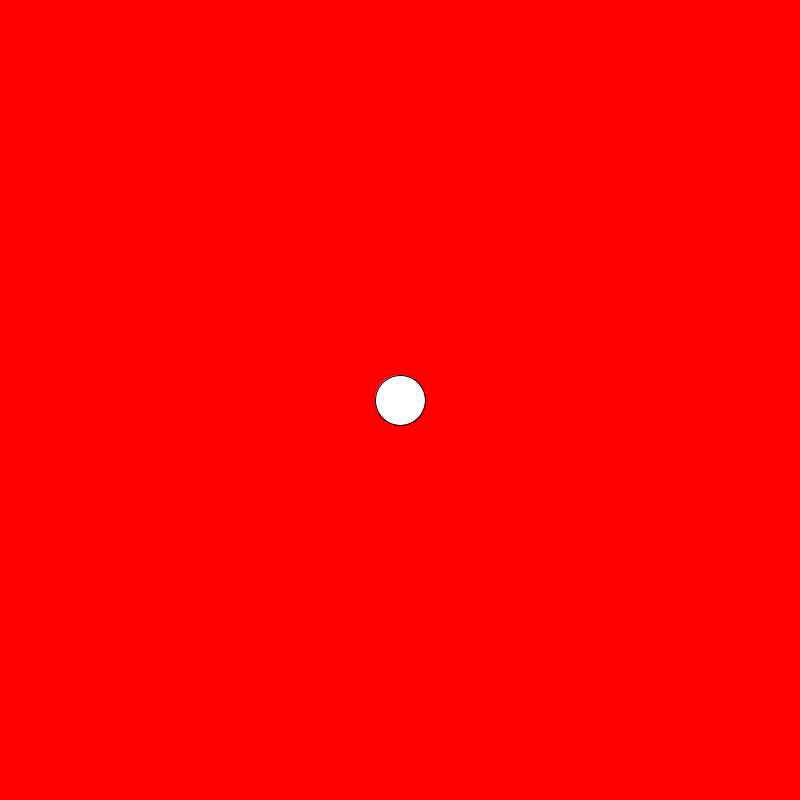
Frame 1 (no input)
Frame 60 (the mouse pressed at the canvas centre just before this capture): identical to frame 1, image omitted
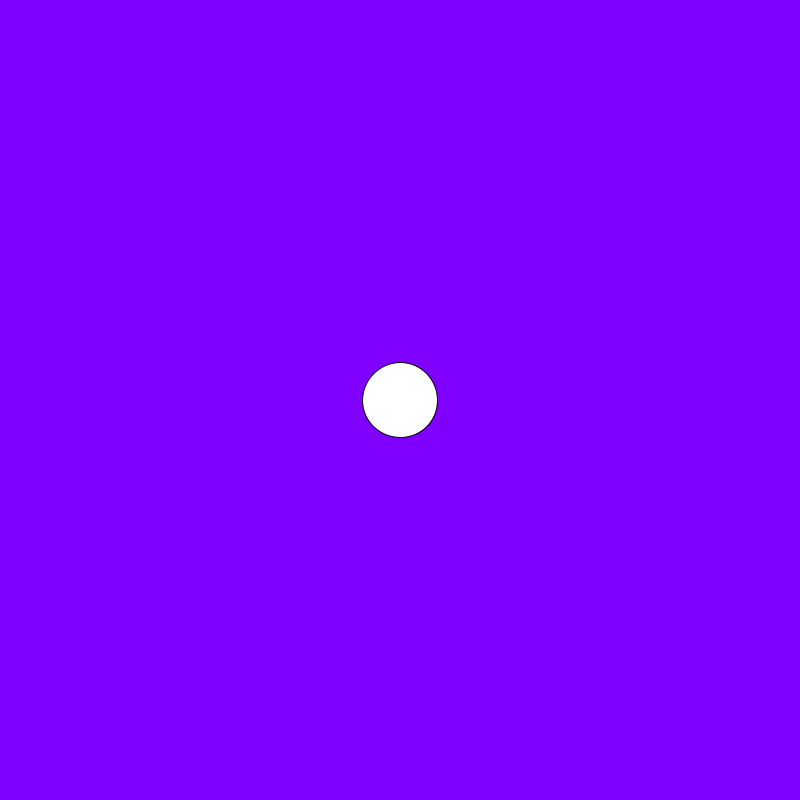
Frame 120 (the mouse held since frame 60 and released just before this capture)

The Processing sketch that drew these frames (run headless with seeded random() and noise(); from frame 60 on, the mouse is pressed at the canvas centre):

// Processing sketch: funcion_map
// ── funcion_map.pde
float r, g, b;

void setup() {
  size(800, 800);
  r = 0;
  g = 0;
  b = 0;
}

void draw() {
  r = mouseX;
  b = mouseY;

  //escalamos el rango de 0-width a 0-255
  // ver map() en referencia de processing
  r = map(r, 0, width, 255, 0);//notese como estamos invirtiendo el rango 

  float scale = map(mouseX, 0, width, 0, 1); //rango de 0-1 muy util, es como un porcentaje
  float size = 50;

  background(r, g, b);
  println("rojo: " + r);

  ellipse(width/2, height/2, 50 + size * scale, 50 + size * scale);
  println(50 + size * scale);
}
